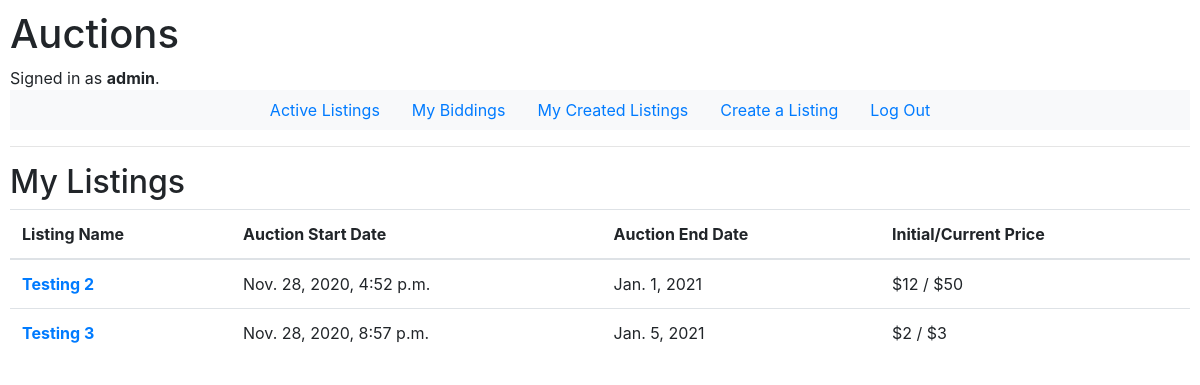
The app's page /MyListings (signed in), older data.
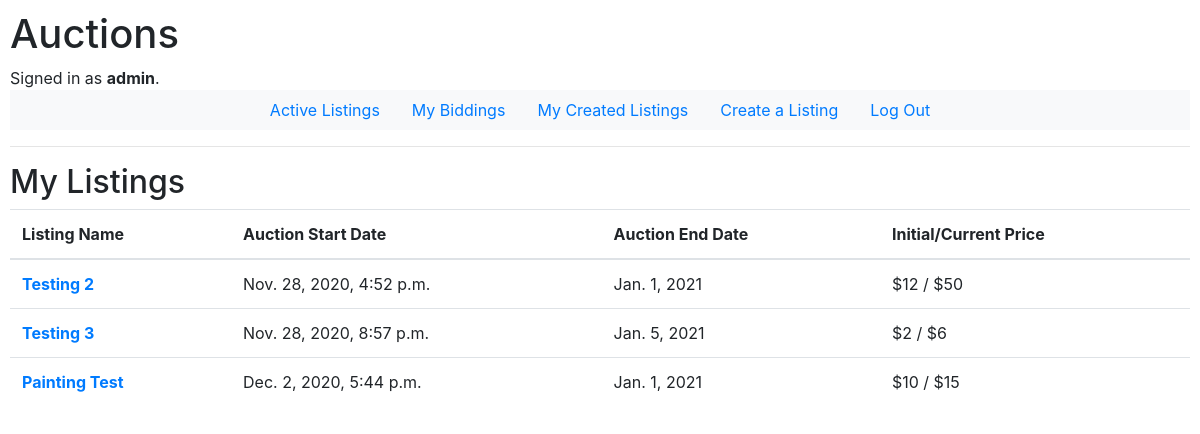
The same page, newer data.
### auctions/models.py (models this page shows)
class User(AbstractUser):
    pass

class Post(models.Model):
    user_id = models.ForeignKey('User', on_delete=models.CASCADE)
    post_name = models.CharField(max_length=64)
    post_image = models.URLField(max_length=128)
    post_text = models.CharField(max_length=250)
    post_start_bid = models.PositiveIntegerField()
    post_date = models.DateTimeField(default=datetime.now)
    post_end_date = models.DateField()
    post_category = models.CharField(max_length=25)
    def __str__(self):
        return self.post_name

### auctions/views.py (the view)
# urls.py: path("MyListings", views.myListings, name="myListings"),
def myListings(request):
    user_id = request.user
    myListings = Post.objects.filter(user_id= user_id)
    high_bids = []
    print(myListings)
    for listing in myListings:
        current_bid = bids.objects.filter(post_id=listing.id).aggregate(Max('bid'))
        listing.bid_now = current_bid['bid__max']
    return render(request, "auctions/myListings.html",{
        "myListings":myListings,
    })

### auctions/templates/auctions/myListings.html
{% extends "auctions/layout.html" %}
{% block body %}
    <h2>My Listings</h2>
    <table class="table">
        <thead>
          <tr>
            <th scope="col">Listing Name</th>
            <th scope="col">Auction Start Date</th>
            <th scope="col">Auction End Date</th>
            <th scope="col">Initial/Current Price</th>
          </tr>
        </thead>
        <tbody>
        {% for post in myListings %}
          <tr>
            <th scope="row"><a href="listing/{{post.id}}">{{ post.post_name }}</a></th>
            <td>{{ post.post_date }}</td>
            <td>{{post.post_end_date}}</td>
            <td>${{post.post_start_bid}} / ${{ post.bid_now }}</td>
          </tr>
          {% endfor %}
        </tbody>
      </table>
{% endblock %}

### auctions/templates/auctions/layout.html (shortened to what this page needs)
{% load static %}
<!DOCTYPE html>
<html lang="en">
    <head>
        <link rel="stylesheet" href="https://stackpath.bootstrapcdn.com/bootstrap/4.4.1/css/bootstrap.min.css">
        <link href="{% static 'auctions/styles.css' %}" rel="stylesheet">
    </head>
    <body>
        <div>
            <h1>Auctions</h1>
            <div>
                {% if user.is_authenticated %}
                    Signed in as <strong>{{ user.username }}</strong>.
                {% else %}
                    Not signed in.
                {% endif %}
            </div>
            <ul class="nav justify-content-center bg-light">
                <li class="nav-item">
                    <a class="nav-link" href="{% url 'index' %}">Active Listings</a>
                </li>
                {% if user.is_authenticated %}
                    <li class="nav-item">
                        <a class="nav-link" href="{% url 'myBiddings' %}">My Biddings</a>
                    </li>
                    <li class="nav-item">
                        <a class="nav-link" href="{% url 'myListings' %}">My Created Listings</a>
                    </li>
                    <li class="nav-item">
                        <a class="nav-link" href="{% url 'create' %}">Create a Listing</a>
                    </li>
                    <li class="nav-item">
                        <a class="nav-link" href="{% url 'logout' %}">Log Out</a>
                    </li>
                {% endif %}
            </ul>
        </div>
        <hr>
        {% block body %}
        {% endblock %}
    </body>
</html>

### auctions/static/auctions/styles.css (style rules this page uses)
body { padding: 10px; }

Row changes from the older to the newer data that the page shows:
computed for Post "Testing 3": bid_now "3" → "6"
added Post: post_name "Painting Test", post_date "Dec. 2, 2020, 5:44 p.m.", post_end_date "Jan. 1, 2021", post_start_bid "10", bid_now "15"
